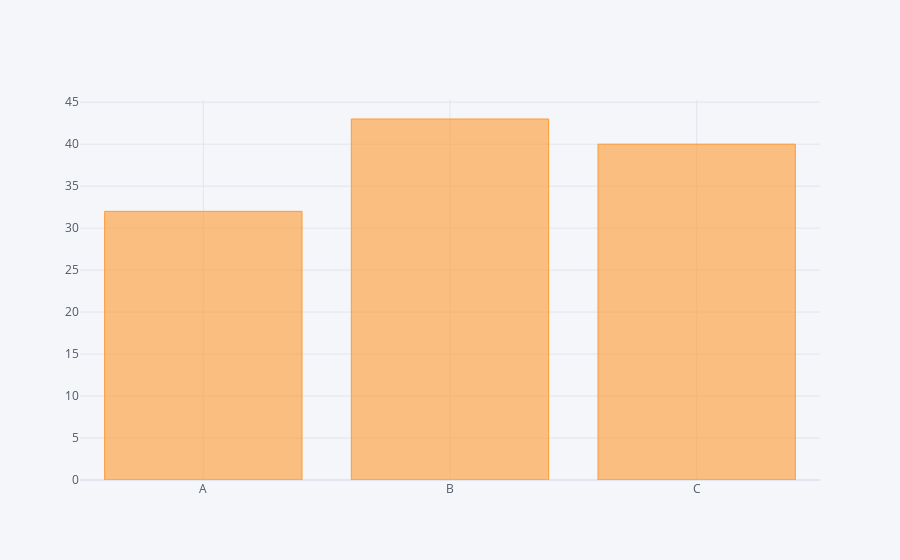

The code cell stored with this chart in its notebook:
### Code cell
df2.iplot(kind='bar',x='Category',y='Values')

### Figure 1 — Plotly figure (JSON) as saved in the notebook; plotly's stock layout.template omitted (floating-point values rounded to 4 significant figures)
{"data": [{"marker": {"color": "rgba(255, 153, 51, 0.6)", "line": {"color": "rgba(255, 153, 51, 1.0)", "width": 1}}, "name": "Values", "orientation": "v", "text": "", "type": "bar", "x": ["A", "B", "C"], "y": [32, 43, 40]}], "layout": {"legend": {"bgcolor": "#F5F6F9", "font": {"color": "#4D5663"}}, "paper_bgcolor": "#F5F6F9", "plot_bgcolor": "#F5F6F9", "title": {"font": {"color": "#4D5663"}}, "xaxis": {"gridcolor": "#E1E5ED", "showgrid": true, "tickfont": {"color": "#4D5663"}, "title": {"font": {"color": "#4D5663"}, "text": ""}, "zerolinecolor": "#E1E5ED"}, "yaxis": {"gridcolor": "#E1E5ED", "showgrid": true, "tickfont": {"color": "#4D5663"}, "title": {"font": {"color": "#4D5663"}, "text": ""}, "zerolinecolor": "#E1E5ED"}}}
